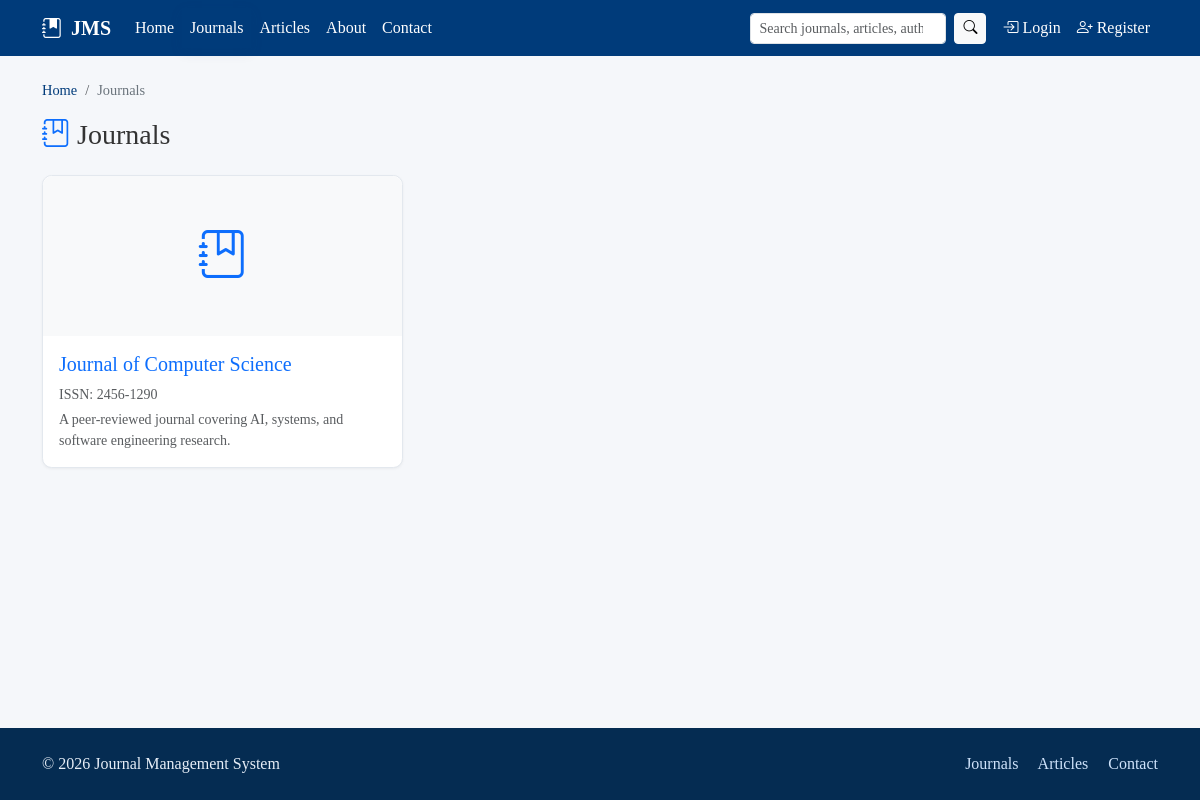
Page /journal/journals/ on the committed database.
### journal/models.py (models this page shows, shortened)
class Journal(models.Model):
    title = models.CharField(max_length=255, unique=True)
    issn = models.CharField('ISSN', max_length=20, blank=True)
    description = models.TextField(blank=True)
    cover_image = models.ImageField(
        upload_to='covers/', blank=True, null=True, validators=[validate_cover_image]
    )
    editor = models.ForeignKey(
        User, on_delete=models.SET_NULL, null=True, blank=True,
        limit_choices_to={'profile__role': 'editor'},
        related_name='journals_edited',
        help_text='Assigned Editor responsible for this journal',
    )
    is_active = models.BooleanField(default=True)
    created_at = models.DateTimeField(auto_now_add=True)
    categories = models.ManyToManyField('JournalCategory', blank=True, related_name='journals')
    class Meta:
        ordering = ['title']

### journal/views.py (the view)
# urls.py: path('journals/', views.journal_public_list, name='journal_list'),
def journal_public_list(request):
    journals = Journal.objects.filter(is_active=True)
    return render(request, 'journal/journal_list.html', {'journals': journals})

### core/context_processors.py (called while the page is built)
def sidebar_context(request):
    role = None
    unread_notifications = 0
    if request.user.is_authenticated and hasattr(request.user, 'profile'):
        role = request.user.profile.role
        unread_notifications = request.user.notifications.filter(is_read=False).count()
    return {
        'current_role': role,
        'unread_notifications': unread_notifications,
    }

### templates/journal/journal_list.html (shortened to what this page needs)
{% extends 'base.html' %}
{% block breadcrumbs %}
<nav aria-label="breadcrumb">
  <ol class="breadcrumb jms-breadcrumb">
    {% if user.is_authenticated %}<li class="breadcrumb-item"><a href="{% url 'core:dashboard' %}">Dashboard</a></li>{% else %}<li class="breadcrumb-item"><a href="{% url 'core:home' %}">Home</a></li>{% endif %}
    <li class="breadcrumb-item active" aria-current="page">Journals</li>
  </ol>
</nav>
{% endblock %}
{% block content %}
<h3 class="mb-4"><i class="bi bi-journal-bookmark text-primary"></i> Journals</h3>
<div class="row g-3">
  {% for journal in journals %}
    <div class="col-sm-6 col-lg-4">
      <div class="jms-card h-100">
        {% if journal.cover_image %}
          <img src="{{ journal.cover_image.url }}" class="jms-journal-cover w-100" alt="{{ journal.title }}">
        {% else %}
          <div class="jms-journal-cover w-100 d-flex align-items-center justify-content-center bg-light">
            <i class="bi bi-journal-bookmark text-primary" style="font-size: 3rem;"></i>
          </div>
        {% endif %}
        <div class="p-3">
          <h5><a href="{% url 'journal:journal_detail' journal.pk %}" class="text-decoration-none">{{ journal.title }}</a></h5>
          {% if journal.issn %}<p class="text-muted small mb-1">ISSN: {{ journal.issn }}</p>{% endif %}
          <p class="text-muted small mb-0">{{ journal.description|truncatewords:18 }}</p>
        </div>
      </div>
    </div>
  {% empty %}
    <p class="text-muted">No journals published yet.</p>
  {% endfor %}
</div>
{% endblock %}

### static/css/custom.css (style rules this page uses)
:root { --jms-primary: #003B7A; --jms-primary-light: #1a5fa3; --jms-sidebar-bg: #052c52; --jms-sidebar-hover: #0a4e8f; --jms-bg: #f5f7fa; --jms-card-bg: #ffffff; --jms-text: #333333; --jms-border-radius: 0.6rem; }
body { background-color: var(--jms-bg); color: var(--jms-text); font-family: Georgia, 'Times New Roman', Times, serif; min-height: 100vh; display: flex; flex-direction: column; }
.jms-card { background-color: var(--jms-card-bg); border-radius: var(--jms-border-radius); border: 1px solid #e3e8ee; box-shadow: 0 1px 3px rgba(0,0,0,0.05); }
.jms-journal-cover { height: 160px; object-fit: cover; border-radius: var(--jms-border-radius) var(--jms-border-radius) 0 0; }
.jms-breadcrumb { --bs-breadcrumb-divider: '/'; margin-bottom: 1rem; font-size: 0.9rem; }
.jms-breadcrumb .breadcrumb-item a { color: var(--jms-primary); text-decoration: none; }
.jms-breadcrumb .breadcrumb-item.active { color: #6c757d; }

### rows in the picture
Journal: title "Journal of Computer Science", issn "2456-1290", description "A peer-reviewed journal covering AI, systems, and software engineering research."
